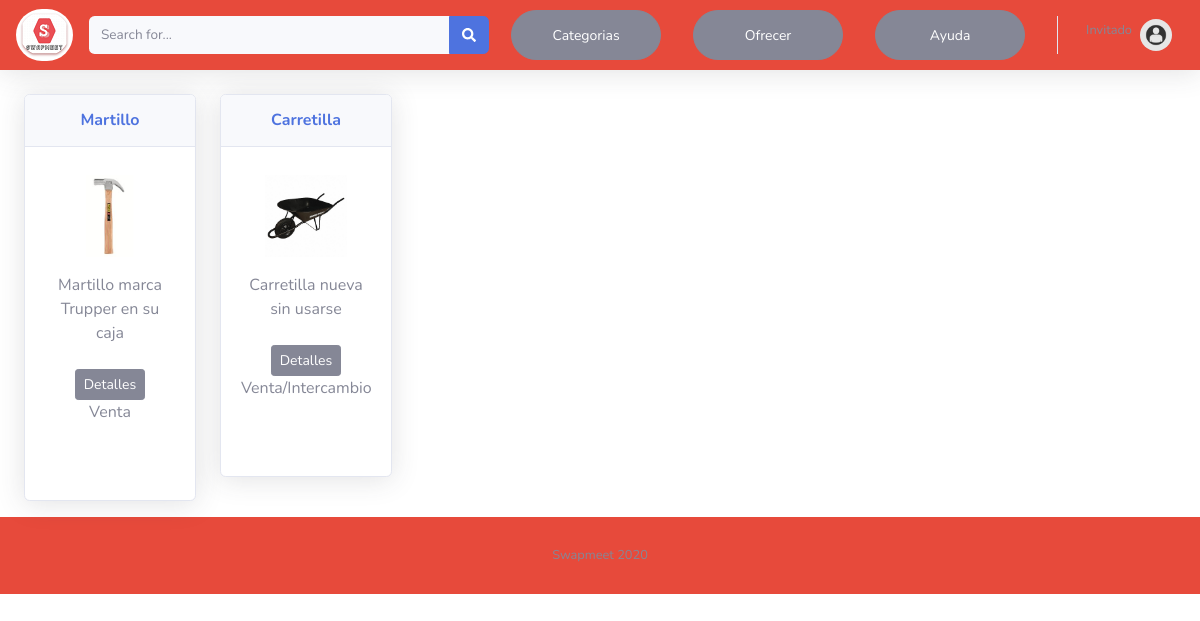
/index.php?category=Herramientas, run on an earlier commit of the app's database.
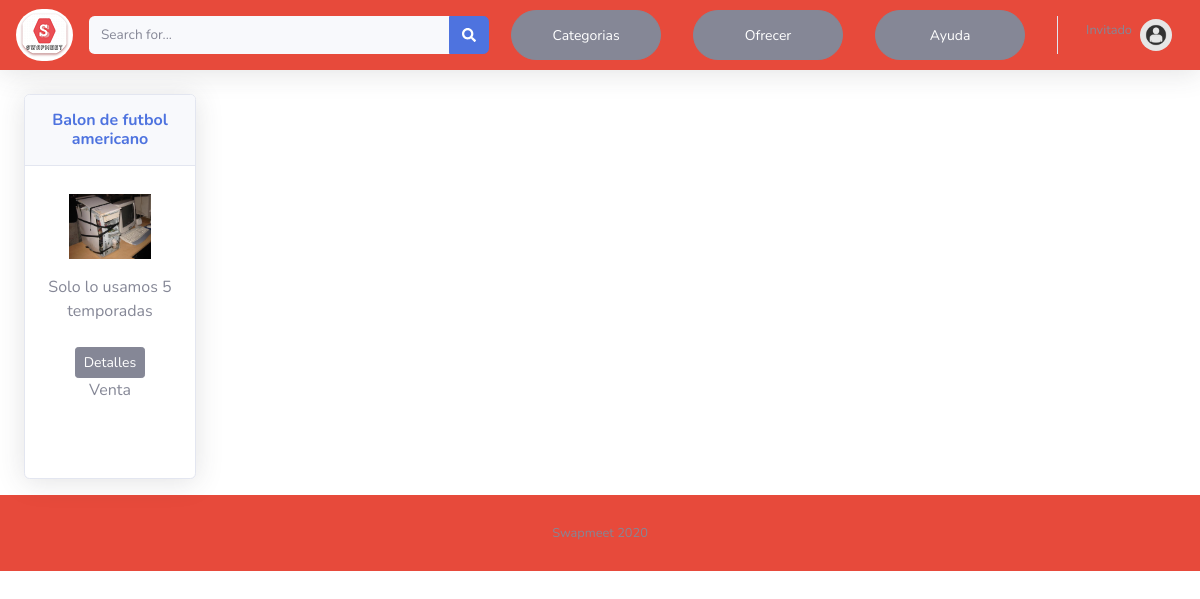
And on a later commit of the database.
### tables this page shows
CREATE TABLE `products_data` (
  `product_id` int(11) NOT NULL,
  `user_id` int(11) DEFAULT NULL,
  `name` varchar(50) NOT NULL,
  `product_description` varchar(50) DEFAULT NULL,
  `change_description` varchar(50) DEFAULT NULL,
  `status` varchar(50) NOT NULL,
  `price_sale` varchar(50) DEFAULT NULL,
  `price_rental` varchar(20) DEFAULT NULL,
  `img` varchar(50) DEFAULT NULL,
  `time_rental` varchar(20) DEFAULT NULL,
  `sale_type` varchar(50) NOT NULL,
  `product_category` varchar(20) NOT NULL,
  `change_category` varchar(20) DEFAULT NULL
);

### index.php (the view, shortened to what this page needs)
<?php
include("conexiondb.php");
?>
<!DOCTYPE html>
<html lang="en">
<head>
    <link href="css/all.min.css" rel="stylesheet" type="text/css">
    <link href="css/sb-admin-2.min.css" rel="stylesheet">
</head>
<body id="page-top">
    <div id="content-wrapper" class="d-flex flex-column">
        <div id="content">
        <nav class="navbar navbar-expand navbar-light bg-danger topbar mb-4 static-top shadow">
          <a href="index.php">
            <img src="img/Slogo_b.png" style="border-radius: 35px;" >
          </a>
        <form action="index.php" method="GET" class="d-none d-sm-inline-block form-inline mr-auto ml-md-3 my-2 my-md-0 mw-100 navbar-search">
            <div class="input-group">
                <input type="text" name="q" class="form-control bg-light border-0 small" placeholder="Search for..." aria-label="Search" aria-describedby="basic-addon2">
                <div class="input-group-append">
                    <button type="submit" class="btn btn-primary" type="button">
                        <i class="fas fa-search fa-sm"></i>
                    </button>
                </div>
            </div>
        </form>
          <ul class="navbar-nav ml-auto">
             <li class="nav-item dropdown no-arrow mx-1">
              <a class="nav-link dropdown-toggle" href="#" id="alertsDropdown" role="button" data-toggle="dropdown" aria-haspopup="true" aria-expanded="false">
                <button type="button" class="btn btn-secondary btn-sm" style="border-radius: 25px;width : 150px; height: 50px">Categorias</button>
              </a>
            </li>
            <li class="nav-item dropdown no-arrow mx-1">
              <a class="nav-link dropdown-toggle" href="#" data-toggle="modal" data-target="#logoutModal">
               <button type="button" class="btn btn-secondary btn-sm" style="border-radius: 25px;width : 150px; height: 50px">Ofrecer</button>
              </a>
            </li>
              <li class="nav-item dropdown no-arrow mx-1">
                   <a href="help_support.php" class="nav-link dropdown-toggle">
                      <button  type="button" class="btn btn-secondary btn-sm" style="border-radius: 25px;width : 150px; height: 50px">Ayuda</button>
                  </a>
              </li>
            <?php
            if (isset($_SESSION['user_id'])) {
                $getUserQuery = 'SELECT first_name, last_name FROM users_data WHERE user_id='.$_SESSION['user_id'];
                $getUser = mysqli_query($conexion, $getUserQuery);
                $user = mysqli_fetch_assoc($getUser);
              ?>
                <li class="nav-item dropdown no-arrow">
                    <a class="nav-link dropdown-toggle" href="#" id="userDropdown" role="button" data-toggle="dropdown" aria-haspopup="true" aria-expanded="false">
                        <span class="mr-2 d-none d-lg-inline text-gray-600 small">
                            <label><?php echo $user['first_name']." ".$user['last_name'];?></label>
                        </span>
                        <img class="img-profile rounded-circle" src="img/user.jpg">
                    </a>
                    <div class="dropdown-menu dropdown-menu-right shadow animated--grow-in" aria-labelledby="userDropdown">
                        <a class="dropdown-item" href="user_profile.php">Visita tu perfil</a>
                        <a class="dropdown-item" href="see_products.php">Mis articulos</a>
                        <a class="dropdown-item" href="product_register.php">Vende o cambia un articulo</a>
                        <a class="dropdown-item" href="cerrarsesion.php">Cerrar sesión</a>
                    </div>
                </li>
            <?php } else { ?>
                       <li class="nav-item dropdown no-arrow">
                    <a class="nav-link dropdown-toggle" href="#" id="userDropdown" role="button" data-toggle="dropdown" aria-haspopup="true" aria-expanded="false">
                        <span class="mr-2 d-none d-lg-inline text-gray-600 small">
                            <label>Invitado</label>
                        </span>
                        <img class="img-profile rounded-circle" src="img/user.jpg">
                    </a>
                </li>
            <?php } ?>
          </ul>
        </nav>
        <div class="container-fluid">
          <?php
              if(!empty($_GET['category'])){
                $geProductQuery = 'SELECT * FROM products_data WHERE product_category="'.$_GET['category'].'"';
              }elseif(!empty($_GET['q'])){
                $geProductQuery = 'SELECT * FROM products_data WHERE name LIKE "%'.$_GET['q'].'%" OR product_category LIKE "%'.$_GET['q'].'%" OR sale_type LIKE "%'.$_GET['q'].'%"';
              }else{
                $geProductQuery = "SELECT * FROM products_data";
              }
              $getProduct = mysqli_query($conexion,  $geProductQuery);
            ?>
          <div class="row">
            <?php while ($rowProduct =  mysqli_fetch_assoc($getProduct)) {?>
            <div class="col-lg-2 ">
              <div class="card shadow mb-3 text-center">
                <div class="card-header py-3">
                  <h6 class="m-0 font-weight-bold text-primary"><?php echo $rowProduct['name'];?></h6>
                </div>
                <div class="card-body">
                  <div class="text-center">
                    <img class="img-fluid px-3 px-sm-4 mt-2 mb-3" style="width: 25rem;" src="<?php echo $rowProduct['img'];?>" alt="">
                  <p><label><?php echo $rowProduct['product_description'];?></label></p>
                  </div>
                  <a href="product_details.php?product_id=<?php echo $rowProduct['product_id'];?>" type="button" class="btn btn-secondary btn-sm" style="border-radius 25px;">Detalles</a>
                  <br>
                  <label><?php echo $rowProduct['sale_type'];?></label>
                </div>
                  <br><br>
              </div>
            </div>
            <?php } ?>
            </div>
          </div>
      </div>
    </div>
      <footer class="sticky-footer bg-danger">
        <div class="container my-auto">
          <div class="copyright text-center my-auto">
            <span>Swapmeet 2020</span>
          </div>
        </div>
      </footer>
</body>
</html>

What changed in the data, as far as the page shows it:
removed products_data: name "Martillo", img (picture), product_description "Martillo marca Trupper en su caja", sale_type "Venta"
no longer on this page (row edited): products_data: name "Carretilla", img (picture), product_description "Carretilla nueva sin usarse", sale_type "Venta/Intercambio"
now on this page (row edited): products_data: name "Balon de futbol americano", img (picture), product_description "Solo lo usamos 5 temporadas", sale_type "Venta"
